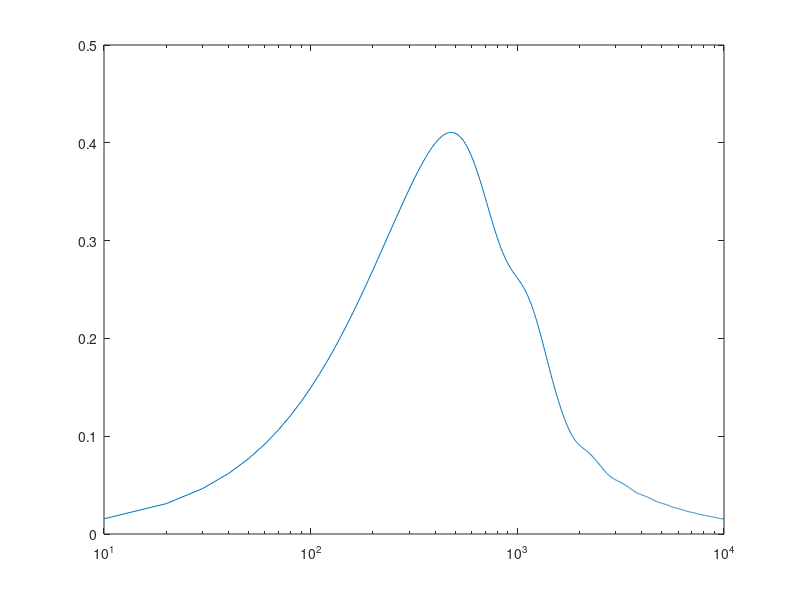
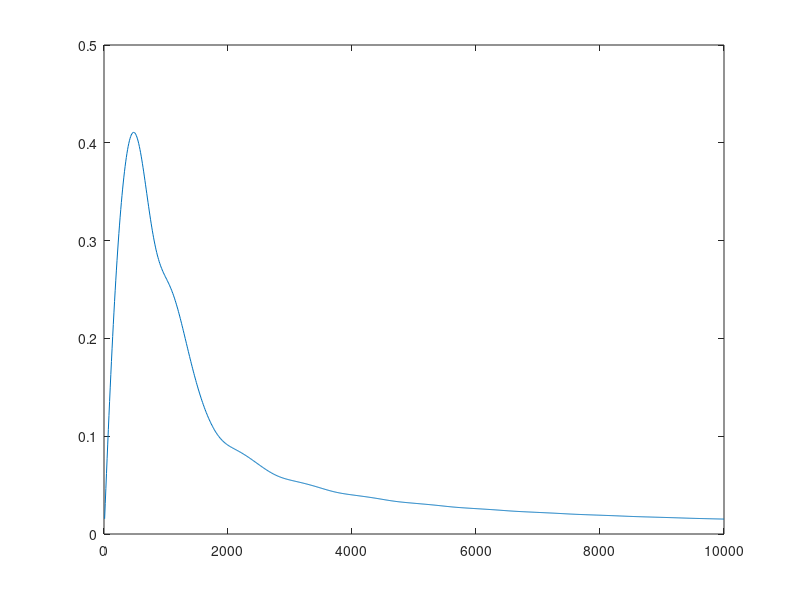

Recreate these plots in MATLAB, in order.
%% Testing
vIn = ones(1,1000); 
x = zeros(2,1000);

R = 1800; % resistance
L = 12e-1; %inductance
C = .05e-6; %current
h = 1/192000;
result = zeros(1,length(10:10:10000));
counter = 1;

for f = 10:10:10000
    for t = 1:200
        %for k = 1:t
        vIn(t)=sin(2*pi*f*t*h); 
        x(:,t+1) = [1 h/C ; -h/L 1-(h*R)/L ] * x(:,t) + [0;h/L]*vIn(t);
        %end 
    end
    result(counter) = norm(x)/norm(vIn);
    counter = counter + 1;
end

soundsc(x(1,:));

%plot
figure();
semilogx(10:10:10000,result);
figure();
plot(10:10:10000, result);

